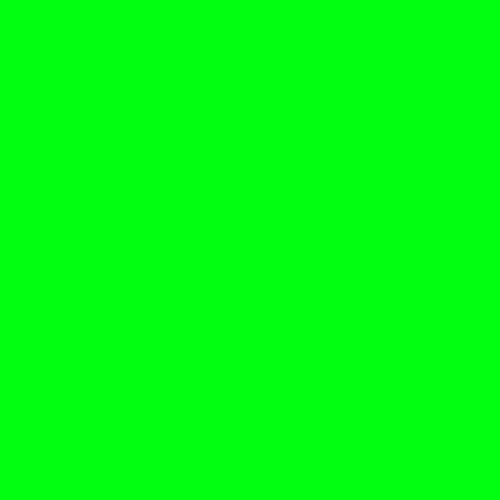
Frame 1 (no input)
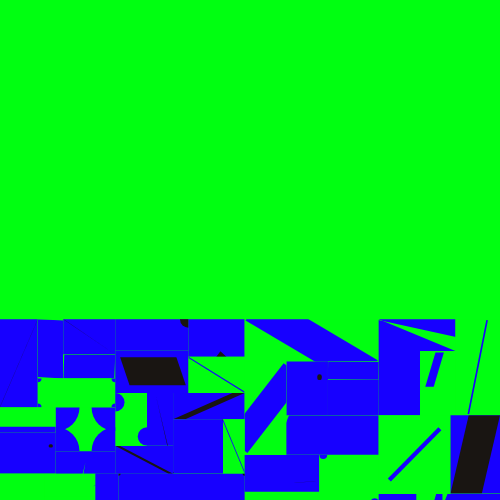
Frame 60 (no input)
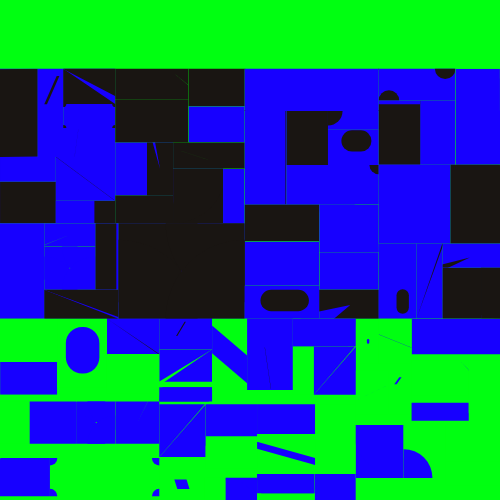
Frame 120 (the mouse pressed at the canvas centre since frame 60)

The p5.js sketch that drew these frames (run headless with seeded random() and noise() and a simulated clock; from frame 60 on, the mouse is pressed at the canvas centre):

// p5.js sketch
// ── sketch.js
// ============================================
// p5.js Sketch 模板
// ============================================

// 設定原始畫布尺寸（你的設計基準尺寸）
// 修改這裡來設定你的作品尺寸
const BASE_WIDTH = 500;
const BASE_HEIGHT = 500;

// ============================================
// 全域變數
// ============================================

let scaleRatio = 1;
let canvasWidth = BASE_WIDTH;
let canvasHeight = BASE_HEIGHT;
let p5Initialized = false;

// 在這裡宣告你的自訂變數
let colorPalette = [];
let rects = [];
let yTranslation = 0;
let scrollVelocity = 10;
let rectQueue = [];
let counter = 1;
let divideY;

// ============================================
// 控制訊息監聽（用於暫停/播放功能）
// ============================================

window.addEventListener("message", function (event) {
  if (!p5Initialized) return; // 等待 p5.js 初始化完成

  if (event.data && event.data.type === "pause-sketch") {
    // 暫停動畫
    noLoop();
  } else if (event.data && event.data.type === "play-sketch") {
    // 繼續播放動畫
    loop();
  }
});

// ============================================
// p5.js 設定函數
// ============================================

function setup() {
  // 取得容器
  const container = document.getElementById("p5-canvas-wrapper");
  if (!container) {
    // 如果沒有容器，使用預設尺寸
    createCanvas(BASE_WIDTH, BASE_HEIGHT);
    pixelDensity(1);

    background(255);

    push();
    colorMode(HSB);
    const startHue = random(360);
    for (let i = 0; i < 3; i++) {
      const hue = (startHue + i * 120 + random(-20, 20)) % 360;
      let sat = 100;
      let bri = 100;
      if (i == 1 && random() < 0.5) {
        sat = random(10, 30);
        bri = random() < 0.5 ? random(0, 40) : random(95, 100);
      }
      colorPalette.push(color(hue, sat, bri));
    }
    pop();

    divideY = BASE_HEIGHT;
    divide(0, divideY, BASE_WIDTH, BASE_HEIGHT / 2);
    divideY += BASE_HEIGHT / 2;

    p5Initialized = true; // 標記 p5.js 已初始化
    return;
  }

  // 計算容器尺寸（使用 requestAnimationFrame 確保 DOM 已準備好）
  let containerWidth =
    container.offsetWidth || container.clientWidth || window.innerWidth;
  let containerHeight =
    container.offsetHeight || container.clientHeight || window.innerHeight;

  // 如果容器尺寸為 0，使用視窗尺寸
  if (containerWidth === 0 || containerHeight === 0) {
    containerWidth = window.innerWidth;
    containerHeight = window.innerHeight;
  }

  // 計算縮放比例（保持寬高比）
  const scaleX = containerWidth / BASE_WIDTH;
  const scaleY = containerHeight / BASE_HEIGHT;
  scaleRatio = min(scaleX, scaleY); // 使用較小的比例以保持寬高比

  // 計算實際 canvas 尺寸
  canvasWidth = BASE_WIDTH * scaleRatio;
  canvasHeight = BASE_HEIGHT * scaleRatio;

  // 建立 canvas（p5.js 會自動將它添加到 body）
  createCanvas(canvasWidth, canvasHeight);

  // 確保 canvas 在容器中（如果還沒有）
  const canvas = document.querySelector("canvas");
  if (canvas && container && !container.contains(canvas)) {
    container.appendChild(canvas);
  }

  // 根據縮放比例和設備像素比設定 pixelDensity
  // 目標：維持相同的視覺 PPI（每英寸像素數）
  // 公式：pixelDensity = devicePixelRatio * scaleRatio
  const devicePixelRatio = window.devicePixelRatio || 1;
  const targetDensity = devicePixelRatio * scaleRatio;

  // 限制在合理範圍內（1-3）以平衡畫質和效能
  const finalDensity = Math.max(1, Math.min(targetDensity, 3));
  pixelDensity(finalDensity);

  // ============================================
  // 在這裡初始化你的變數
  // ============================================
  push();
  colorMode(HSB);
  const startHue = random(360);
  for (let i = 0; i < 3; i++) {
    const hue = (startHue + i * 120 + random(-20, 20)) % 360;
    let sat = 100;
    let bri = 100;
    if (i == 1 && random() < 0.5) {
      sat = random(10, 30);
      bri = random() < 0.5 ? random(0, 40) : random(95, 100);
    }
    colorPalette.push(color(hue, sat, bri));
  }
  pop();

  divideY = height;
  divide(0, divideY, width, height / 2);
  divideY += height / 2;

  // 標記 p5.js 已初始化，現在可以安全使用 noLoop() 和 loop()
  p5Initialized = true;
}

// ============================================
// p5.js 繪製函數（動畫循環）
// ============================================

function draw() {
  push();
  scale(scaleRatio);

  if (frameCount % 100 == 0) {
    scrollVelocity = random(5, 25);
  }

  scrollVelocity = lerp(scrollVelocity, 0, 0.05);

  background(colorPalette[2]);
  // background(255)

  translate(0, yTranslation);

  for (let ktRect of rects) {
    ktRect.draw();
  }

  for (let r of rectQueue) {
    if (r.y + r.h + yTranslation < BASE_HEIGHT + 100 && r.added == false) {
      rects.push(
        new KtRect({
          x: r.x,
          y: r.y,
          w: r.w,
          h: r.h,
          timer: random(0, 120),
        })
      );
      r.added = true;
    }
  }

  if (rectQueue.length == 0) {
    divide(0, divideY, BASE_WIDTH, BASE_HEIGHT / 2);
    divideY += BASE_HEIGHT / 2;
  }

  rectQueue = rectQueue.filter((e) => e.added == false);
  rects = rects.filter((e) => e.y + e.h > -yTranslation);
  yTranslation -= scrollVelocity;

  pop();
}

function divide(x, y, w, h) {
  if (
    w < 50 ||
    h < 50 ||
    (random() < 0.05 && w < BASE_WIDTH / 3 && h < BASE_WIDTH / 3)
  ) {
    rectQueue.push({
      x: x,
      y: y,
      w: w,
      h: h,
      added: false,
    });

    return;
  }

  const ratio = random(0.3, 0.7);
  if (w > h) {
    divide(x, y, w * ratio, h);
    divide(x + ratio * w, y, w * (1 - ratio), h);
  } else {
    divide(x, y, w, h * ratio);
    divide(x, y + h * ratio, w, h * (1 - ratio));
  }
}

class KtRect {
  constructor(argus) {
    this.x = argus.x;
    this.y = argus.y;
    this.w = argus.w;
    this.h = 0;
    this.targetH = argus.h;
    this.centerX = this.x + this.w / 2;
    this.centerY = this.y + this.h / 2;
    this.nowColor = 0;
    this.timer = argus.timer || 60;
    this.duration = 90;
    this.nowDirection = floor(random(0, 4));
    this.transitionSeed = random();
    this.transitionType = floor(random(0, 10));
  }
  initial() {
    this.timer = this.duration;
    this.nowColor++;
    if (this.nowColor > colorPalette.length - 1) this.nowColor = 0;
    this.nowDirection = floor(random(0, 4));
    this.transitionSeed = random();
    this.transitionType = floor(random(0, 10));
  }
  draw() {
    this.h = lerp(this.h, this.targetH, 0.1);
    noStroke();
    const lastColor =
      this.nowColor > 0 ? this.nowColor - 1 : colorPalette.length - 1;
    fill(colorPalette[lastColor]);
    rect(this.x, this.y, this.w, this.h);

    //--maskRect--
    noFill();
    stroke(255, 0);
    rect(this.x, this.y, this.w, this.h);
    push();
    drawingContext.clip(); //mask
    push();
    translate(this.x, this.y);
    fill(colorPalette[this.nowColor]);
    let x, y, w, h, t, r, d, maxD;
    let xStart, yStart, xStart2, yStart2; //1
    let startAngle, rotateAngle, angle; //3

    if (this.timer <= this.duration) {
      switch (this.transitionType) {
        case 0:
          t = easeInOutCubic(map(this.timer, this.duration, 0, 0, 1));
          const target = this.nowDirection < 2 ? this.h : this.w;
          w = map(t, 0, 1, 0, target);
          switch (this.nowDirection) {
            case 0:
              rect(0, this.h - w, this.w, w);
              break;
            case 1:
              rect(0, 0, this.w, w);
              break;
            case 2:
              rect(0, 0, w, this.h);
              break;
            case 3:
              rect(this.w - w, 0, w, this.h);
              break;
          }
          break;
        case 1:
          t = easeInOutCubic(map(this.timer, this.duration, 0, 0, 1));
          xStart = ((this.transitionSeed * 100) % 1) * this.w;
          yStart = ((this.transitionSeed * 10000) % 1) * this.h;
          push();
          rectMode(CENTER);
          x = map(t, 0, 1, xStart, this.w / 2);
          y = map(t, 0, 1, yStart, this.h / 2);
          w = map(t, 0, 1, 0, this.w);
          h = map(t, 0, 1, 0, this.h);
          r = map(t, 0, 1, this.w, 0);
          rect(x, y, w, h, r);
          pop();
          break;
        case 2:
          t = easeInOutExpo(map(this.timer, this.duration, 0, 0, 1));
          switch (this.nowDirection) {
            case 0:
              w = map(t, 0, 1, 0, this.w);
              quad(0, 0, w, 0, this.w, this.h, this.w - w, this.h);
              break;
            case 1:
              w = map(t, 0, 1, 0, this.w);
              quad(this.w - w, 0, 0, this.h, w, this.h, this.w, 0);
              break;
            case 2:
              w = map(t, 0, 1, 0, this.h);
              quad(0, 0, 0, w, this.w, this.h, this.w, this.h - w);
              break;
            case 3:
              w = map(t, 0, 1, 0, this.h);
              quad(0, this.h - w, this.w, 0, this.w, w, 0, this.h);
              break;
          }
          break;
        case 3:
          t = easeInOutExpo(map(this.timer, this.duration, 0, 0, 1));
          startAngle = map(this.transitionSeed, 0, 1, 0, TWO_PI);
          angle = map(t, 0, 1, 0, PI);
          xStart = ((this.transitionSeed * 100) % 1) * this.w;
          yStart = ((this.transitionSeed * 10000) % 1) * this.h;
          x = map(t, 0, 1, xStart, this.w / 2);
          y = map(t, 0, 1, yStart, this.h / 2);
          d = sqrt(this.w * this.w + this.h * this.h) * 2;
          arc(x, y, d, d, startAngle - angle * 1, startAngle + angle * 1);
          break;
        case 4:
          t = easeInOutExpo(map(this.timer, this.duration, 0, 0, 1));
          startAngle = map(this.transitionSeed, 0, 1, -PI, PI);
          rotateAngle = map(t, 0, 1, startAngle, 0);
          w = map(t, 0, 1, 0, this.w);
          h = map(t, 0, 1, 0, this.h);
          push();
          translate(this.w / 2, this.h / 2);
          rotate(rotateAngle);
          rectMode(CENTER);
          if (this.nowDirection < 2) {
            rect(0, 0, this.w, h);
          } else {
            rect(0, 0, w, this.h);
          }
          pop();
          break;
        case 5:
          t = easeInOutExpo(map(this.timer, this.duration, 0, 0, 1));
          let startX, startY;
          let endX, endY;
          switch (this.nowDirection) {
            case 0:
              startX = 0;
              startY = 0;
              endX = this.w;
              endY = this.h;
              startAngle = atan2(this.h, this.w);
              break;
            case 1:
              startX = this.w;
              startY = this.h;
              endX = 0;
              endY = 0;
              startAngle = atan2(-this.h, -this.w);
              break;
            case 2:
              startX = this.w;
              startY = 0;
              endX = 0;
              endY = this.h;
              startAngle = atan2(this.h, -this.w);
              break;
            case 3:
              startX = 0;
              startY = this.h;
              endX = this.w;
              endY = 0;
              startAngle = atan2(-this.h, this.w);
              break;
          }
          x = map(t, 0, 1, startX, endX);
          y = map(t, 0, 1, startY, endY);
          angle = map(t, 0, 1, startAngle, startAngle + PI);
          d = sqrt(this.w * this.w + this.h * this.h) * 2;
          arc(x, y, d, d, startAngle, angle);
          arc(x, y, d, d, startAngle + PI, angle + PI);
          break;
        case 6:
          t = easeInOutExpo(map(this.timer, this.duration, 0, 0, 1));
          switch (this.nowDirection) {
            case 0:
              x = 0;
              y = 0;
              break;
            case 1:
              x = this.w;
              y = this.h;
              break;
            case 2:
              x = this.w;
              y = 0;
              break;
            case 3:
              x = 0;
              y = this.h;
              break;
          }
          maxD = sqrt(this.w * this.w + this.h * this.h) * 2;
          d = map(t, 0, 1, 0, maxD);
          circle(x, y, d);
          break;
        case 7:
          t = easeInOutExpo(map(this.timer, this.duration, 0, 0, 1));
          maxD = sqrt(this.w * this.w + this.h * this.h);
          d = map(t, 0, 1, 0, maxD);
          circle(0, 0, d);
          circle(this.w, 0, d);
          circle(0, this.h, d);
          circle(this.w, this.h, d);
          break;
        case 8:
          t = easeInOutCubic(map(this.timer, this.duration, 0, 0, 1));
          if (this.w > this.h) {
            const x = map(t, 0, 1, 0, this.w);
            const maxD = this.w * 2;
            const d = map(t, 0, 1, 0, maxD);
            if (this.nowDirection < 2) {
              circle(x, 0, d);
              circle(this.w - x, this.h, d);
            } else {
              circle(this.w - x, 0, d);
              circle(x, this.h, d);
            }
          } else {
            const y = map(t, 0, 1, 0, this.h);
            const maxD = this.h * 2;
            const d = map(t, 0, 1, 0, maxD);
            if (this.nowDirection < 2) {
              circle(0, y, d);
              circle(this.w, this.h - y, d);
            } else {
              circle(this.w, y, d);
              circle(0, this.h - y, d);
            }
          }
          break;
        case 9:
          t = easeInOutExpo(map(this.timer, this.duration, 0, 0, 1));
          xStart = ((this.transitionSeed * 10) % 1) * this.w;
          yStart = ((this.transitionSeed * 100000000) % 1) * this.h;
          xStart2 = ((this.transitionSeed * 10000) % 1) * this.w;
          yStart2 = ((this.transitionSeed * 1000000) % 1) * this.h;
          const p1 = createVector(
            map(t, 0, 1, xStart, 0),
            map(t, 0, 1, yStart, 0)
          );
          const p2 = createVector(
            map(t, 0, 1, xStart, this.w),
            map(t, 0, 1, yStart, 0)
          );
          const p3 = createVector(
            map(t, 0, 1, xStart2, this.w),
            map(t, 0, 1, yStart2, this.h)
          );
          const p4 = createVector(
            map(t, 0, 1, xStart2, 0),
            map(t, 0, 1, yStart2, this.h)
          );
          quad(p1.x, p1.y, p2.x, p2.y, p3.x, p3.y, p4.x, p4.y);
          break;
      }
    }

    pop();
    pop();
    this.timer--;
    if (this.timer <= 0) this.initial();
  }
}

function easeInOutQuart(x) {
  return x < 0.5 ? 8 * x * x * x * x : 1 - Math.pow(-2 * x + 2, 4) / 2;
}

function easeInOutCubic(x) {
  return x < 0.5 ? 4 * x * x * x : 1 - Math.pow(-2 * x + 2, 3) / 2;
}

function easeInOutExpo(x) {
  return x === 0
    ? 0
    : x === 1
    ? 1
    : x < 0.5
    ? Math.pow(2, 20 * x - 10) / 2
    : (2 - Math.pow(2, -20 * x + 10)) / 2;
}

// ============================================
// 視窗大小改變時的處理（可選）
// ============================================

// 如果需要響應視窗大小改變，可以取消註解以下函數
// 注意：resizeCanvas() 會清除 canvas 內容，需要重新繪製

// function windowResized() {
//   // 取得容器
//   const container = document.getElementById("p5-canvas-wrapper");
//   if (!container) return;
//
//   // 如果 p5.js 還沒初始化完成，不執行
//   if (!p5Initialized) return;
//
//   // 計算容器尺寸
//   const containerWidth =
//     container.offsetWidth || container.clientWidth || window.innerWidth;
//   const containerHeight =
//     container.offsetHeight || container.clientHeight || window.innerHeight;
//
//   // 計算縮放比例（保持寬高比）
//   const scaleX = containerWidth / BASE_WIDTH;
//   const scaleY = containerHeight / BASE_HEIGHT;
//   scaleRatio = min(scaleX, scaleY);
//
//   // 計算實際 canvas 尺寸
//   canvasWidth = BASE_WIDTH * scaleRatio;
//   canvasHeight = BASE_HEIGHT * scaleRatio;
//
//   // 調整 canvas 大小（這會清除 canvas 內容）
//   resizeCanvas(canvasWidth, canvasHeight);
//
//   // 根據縮放比例和設備像素比設定 pixelDensity
//   const devicePixelRatio = window.devicePixelRatio || 1;
//   const targetDensity = devicePixelRatio * scaleRatio;
//   const finalDensity = Math.max(1, Math.min(targetDensity, 3));
//   pixelDensity(finalDensity);
//
//   // 重新繪製（因為 resizeCanvas 會清除內容）
//   // 如果需要重新初始化某些內容，可以在這裡處理
//   redraw();
// }

// ============================================
// 輔助函數（可選）
// ============================================

// 如果你想要使用原始尺寸的座標系統，可以使用這些函數
// function getScaledX(x) {
//   return x * scaleRatio;
// }
//
// function getScaledY(y) {
//   return y * scaleRatio;
// }
